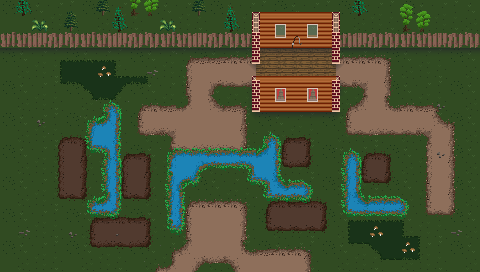

This game map was drawn from its Tiled (.tmx) file and the tilesets committed beside it. A one-line description and the trimmed map source follow:
An orthogonal 30x17 tile map with 16x16 px tiles, 14 tile layers (ground, ground-overlay, ground-overlay2, ground-overlay3, ...) and 50 objects (26x PROP, 17x COLLISIONBOX, 3x LIGHTSOURCE, 2x AREA, SPAWNPOINT, ...).

<map version="1.2" tiledversion="1.3.2" orientation="orthogonal" renderorder="right-down" width="30" height="17" tilewidth="16" tileheight="16" infinite="0" nextlayerid="21" nextobjectid="26" name="wednesday">
 <properties>
  <property name="AMBIENTLIGHT" value="#14d2562f" />
  <property name="GRAVITY" type="int" value="0" />
  <property name="minPumpkins" value="6" />
 </properties>
 <tileset firstgid="1" source="tiles-greenhouse.tsx" />
 <layer id="1" name="ground" width="30" height="17">
  <data>[510 cells, 510 non-empty, 10 distinct tile ids]</data>
 </layer>
 <layer id="2" name="ground-overlay" width="30" height="17">
  <data>[510 cells, 252 non-empty, 49 distinct tile ids]</data>
 </layer>
 <layer id="9" name="ground-overlay2" width="30" height="17">
  <data>[510 cells, 73 non-empty, 19 distinct tile ids]</data>
 </layer>
 <layer id="16" name="ground-overlay3" width="30" height="17">
  <data>[510 cells, 0 non-empty, 0 distinct tile ids]</data>
 </layer>
 <layer id="18" name="ground-shadows" width="30" height="17">
  <data>[510 cells, 44 non-empty, 5 distinct tile ids]</data>
 </layer>
 <layer id="19" name="ground-props" width="30" height="17">
  <data>[510 cells, 12 non-empty, 4 distinct tile ids]</data>
 </layer>
 <layer id="3" name="walls" width="30" height="17">
  <data>[510 cells, 58 non-empty, 18 distinct tile ids]</data>
 </layer>
 <objectgroup color="#0033ff" id="10" name="Areas">
  <object id="19" type="AREA" x="186" y="216" width="58" height="38">
   <properties>
    <property name="tags" value="refillwater" />
   </properties>
  </object>
  <object id="30" type="AREA" x="174" y="84" width="55" height="43">
   <properties>
    <property name="tags" value="refillwater" />
   </properties>
  </object>
 </objectgroup>
 <objectgroup id="11" name="Spawns">
  <object id="8" name="farmer" type="SPAWNPOINT" x="288" y="58" width="16" height="16" />
 </objectgroup>
 <objectgroup id="12" name="Props">
  <object id="10" type="PROP" x="185" y="72" width="30" height="48">
   <properties>
    <property name="addShadow" type="bool" value="true" />
    <property name="collision" type="bool" value="true" />
    <property name="collisionType" value="STATIC" />
    <property name="collisionboxHeight" value="16.0" />
    <property name="collisionboxWidth" value="30.0" />
    <property name="indestructible" type="bool" value="true" />
    <property name="spritesheetName" value="well" />
   </properties>
  </object>
  <object id="20" type="PROP" x="201" y="200" width="30" height="48">
   <properties>
    <property name="addShadow" type="bool" value="true" />
    <property name="collision" type="bool" value="true" />
    <property name="collisionType" value="STATIC" />
    <property name="collisionboxHeight" value="16.0" />
    <property name="collisionboxWidth" value="30.0" />
    <property name="indestructible" type="bool" value="true" />
    <property name="spritesheetName" value="well" />
   </properties>
  </object>
  <object id="38" type="PROP" x="61" y="154" width="19" height="16">
   <properties>
    <property name="addShadow" type="bool" value="true" />
    <property name="collision" type="bool" value="true" />
    <property name="collisionAlign" value="CENTER" />
    <property name="collisionType" value="DYNAMIC" />
    <property name="collisionValign" value="DOWN" />
    <property name="collisionboxHeight" value="10.0" />
    <property name="collisionboxWidth" value="19" />
    <property name="flipHorizontally" type="bool" value="false" />
    <property name="flipVertically" type="bool" value="false" />
    <property name="hitpoints" value="100" />
    <property name="indestructible" type="bool" value="false" />
    <property name="rotationSprite" value="NONE" />
    <property name="scaling" type="bool" value="false" />
    <property name="spritesheetName" value="pumpkin" />
   </properties>
  </object>
  </objectgroup>
 <objectgroup id="13" name="Lights" />
 <objectgroup id="14" name="Collision">
  <!-- 22 objects omitted --></objectgroup>
 <layer id="4" name="walls-overlay1" width="30" height="17">
  <data>[510 cells, 9 non-empty, 3 distinct tile ids]</data>
 </layer>
 <layer id="5" name="walls-overlay2" width="30" height="17">
  <properties>
   <property name="RENDERTYPE" value="OVERLAY" />
  </properties>
  <data>[510 cells, 0 non-empty, 0 distinct tile ids]</data>
 </layer>
 <layer id="6" name="wall-top" width="30" height="17">
  <properties>
   <property name="RENDERTYPE" value="OVERLAY" />
  </properties>
  <data>[510 cells, 19 non-empty, 6 distinct tile ids]</data>
 </layer>
 <layer id="8" name="wall-top-overlay" width="30" height="17">
  <properties>
   <property name="RENDERTYPE" value="OVERLAY" />
  </properties>
  <data>[510 cells, 19 non-empty, 7 distinct tile ids]</data>
 </layer>
 <layer id="15" name="roof" width="30" height="17">
  <properties>
   <property name="RENDERTYPE" value="OVERLAY" />
  </properties>
  <data>[510 cells, 0 non-empty, 0 distinct tile ids]</data>
 </layer>
 <layer id="17" name="roof-overlay" width="30" height="17">
  <properties>
   <property name="RENDERTYPE" value="OVERLAY" />
  </properties>
  <data>[510 cells, 12 non-empty, 3 distinct tile ids]</data>
 </layer>
 <layer id="7" name="foreground" width="30" height="17">
  <data>[510 cells, 0 non-empty, 0 distinct tile ids]</data>
 </layer>
</map>
<!-- 44 of 50 objects omitted -->
